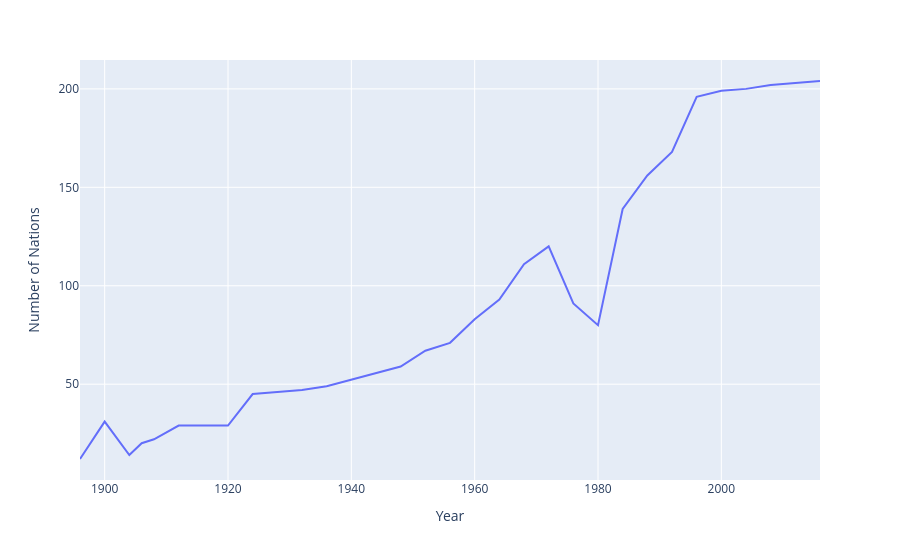

The code cell stored with this chart in its notebook:
### Code cell
fig

### Figure 1 — Plotly figure (JSON) as saved in the notebook; plotly's stock layout.template omitted (floating-point values rounded to 4 significant figures)
{"data": [{"hovertemplate": "Year=%{x}<br>count=%{y}<extra></extra>", "legendgroup": "", "line": {"color": "#636efa", "dash": "solid"}, "marker": {"symbol": "circle"}, "mode": "lines", "name": "", "orientation": "v", "showlegend": false, "type": "scatter", "x": [1896, 1900, 1904, 1906, 1908, 1912, 1920, 1924, 1928, 1932, 1936, 1948, 1952, 1956, 1960, 1964, 1968, 1972, 1976, 1980, 1984, 1988, 1992, 1996, 2000, 2004, 2008, 2012, 2016], "xaxis": "x", "y": [12, 31, 14, 20, 22, 29, 29, 45, 46, 47, 49, 59, 67, 71, 83, 93, 111, 120, 91, 80, 139, 156, 168, 196, 199, 200, 202, 203, 204], "yaxis": "y"}], "layout": {"legend": {"tracegroupgap": 0}, "margin": {"t": 60}, "xaxis": {"anchor": "y", "domain": [0, 1], "title": {"text": "Year"}}, "yaxis": {"anchor": "x", "domain": [0, 1], "title": {"text": "Number of Nations"}}}}
